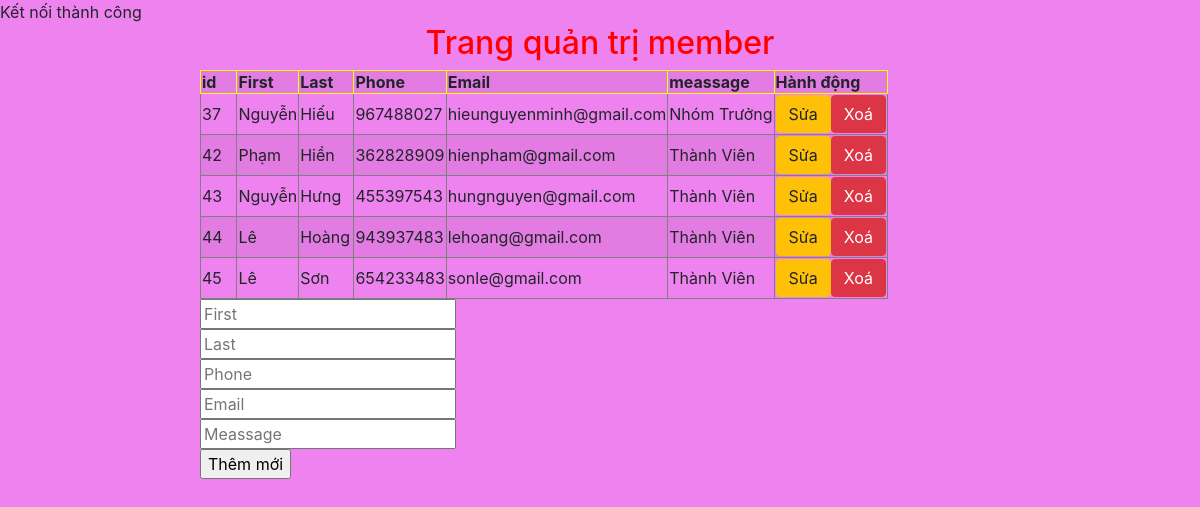
The app's page /php/user.php with its own data.
### tables this page shows
CREATE TABLE `user` (
  `id` int(11) NOT NULL,
  `first` varchar(50) NOT NULL,
  `last` varchar(50) NOT NULL,
  `phone` int(10) NOT NULL,
  `email` varchar(250) NOT NULL,
  `meassage` text NOT NULL
);

### php/user.php (the view, shortened to what this page needs)
<?php
include("connect.php");
?>
<html>
<head>
    <link rel="stylesheet" href="https://cdn.jsdelivr.net/npm/bootstrap@4.5.3/dist/css/bootstrap.min.css">
</head>
<body style="background-color: violet;">
    <div class="admin">
        <h2 style="text-align:center;">Trang quản trị member</h2>
        <table class="table-striped" border = "1">
            <tr>
                <th>id</th>
                <th>First</th>
                <th>Last</th>
                <th>Phone</th>
                <th>Email</th>
                <th>meassage</th>
                <th>Hành động</th>
            </tr>
            <?php
            $sql_select = "select * from user";
            $result = mysqli_query($link, $sql_select);
            if (mysqli_num_rows($result) > 0) {
                while ($row = mysqli_fetch_assoc($result)) {
                    if (isset($_GET["task"]) && $_GET["task"] == "update") {
                        if (isset($_GET["id"]) && $_GET["id"] == $row["id"]) {
                            echo "<form action='user.php' method='post'><tr>";
                            echo "<td>" .$row["id"]. "</td>";
                            echo "<td><input type='text' name='first' value = '" . $row["first"] . "'></td>";
                            echo "<td><input type='text' name='last' value = '" . $row["last"] . "'></td>";
                            echo "<td><input type='text' name='phone' value = '" . $row["phone"] . "'></td>";
                            echo "<td><input type='text' name='email' value = '" . $row["phone"] . "'></td>";
                            echo "<td><input type='text' name='meassage' value = '" . $row["meassage"] . "'></td>";
                            echo "<td>";
                            echo "<input type='submit' class='btn btn-warning' name='update' value='update'>";
                            echo "<input type='hidden' class='btn btn-warning' name='id' value='" . $row["id"] . "'>";
                            echo "</td>";
                            echo "</tr></form>";
                        } else {
                            echo "<tr>";
                            echo "<td>" . $row["id"] . "</td>";
                            echo "<td>" . $row["first"] . "</td>";
                            echo "<td>" . $row["last"] . "</td>";
                            echo "<td>" . $row["phone"] . "</td>";
                            echo "<td>" . $row["email"] . "</td>";
                            echo "<td>" . $row["meassage"] . "</td>";
                            echo "<td>";
                            echo "<a href='user.php?task=update&id=" . $row["id"] . "' class='btn btn-warning'>Sửa</a>";
                            echo "<a href='user.php?id=" . $row["id"] . "&task=delete' class='btn btn-danger'>Xoá</a>";
                            echo "</td>";
                            echo "</tr>";
                        }
                    } else {
                        echo "<tr>";
                        echo "<td>" . $row["id"] . "</td>";
                        echo "<td>" . $row["first"] . "</td>";
                        echo "<td>" . $row["last"] . "</td>";
                        echo "<td>" . $row["phone"] . "</td>";
                        echo "<td>" . $row["email"] . "</td>";
                        echo "<td>" . $row["meassage"] . "</td>";
                        echo "<td>";
                        echo "<a href='user.php?task=update&id=" . $row["id"] . "' class='btn btn-warning'>Sửa</a>";
                        echo "<a href='user.php?id=" . $row["id"] . "&task=delete' class='btn btn-danger'>Xoá</a>";
                        echo "</td>";
                        echo "</tr>";
                    }
                }
            } else {
                echo "Bảng không chứa dữ liệu";
            }
            ?>
        </table>
        <form action="user.php" method="POST" >
            <input type = "text" placeholder = "First" name = "first"></br>
            <input type = "text" placeholder = "Last" name = "last"></br>
            <input type = "text" placeholder = "Phone" name = "phone"></br>
            <input type = "text" placeholder = "Email" name = "email"></br>
            <input type = "text" placeholder = "Meassage" name = "meassage"></br>
            <input type="submit" name="sub" value="Thêm mới">
        </form>
    </div>
</body>
</html>

### php/user.php (style rules this page uses)
.admin { margin : 0 auto ; width : 800px ; }
h2 { color : red ; }
tr th { border : 1px solid yellow ; padding-right : 20px ; }

### records on screen
user: id "37", first "Nguyễn", last "Hiếu", phone "967488027", email "hieunguyenminh@gmail.com", meassage "Nhóm Trưởng"
user: id "42", first "Phạm", last "Hiền", phone "362828909", email "hienpham@gmail.com", meassage "Thành Viên"
user: id "43", first "Nguyễn", last "Hưng", phone "455397543", email "hungnguyen@gmail.com", meassage "Thành Viên"
user: id "44", first "Lê", last "Hoàng", phone "943937483", email "lehoang@gmail.com", meassage "Thành Viên"
user: id "45", first "Lê", last "Sơn", phone "654233483", email "sonle@gmail.com", meassage "Thành Viên"
